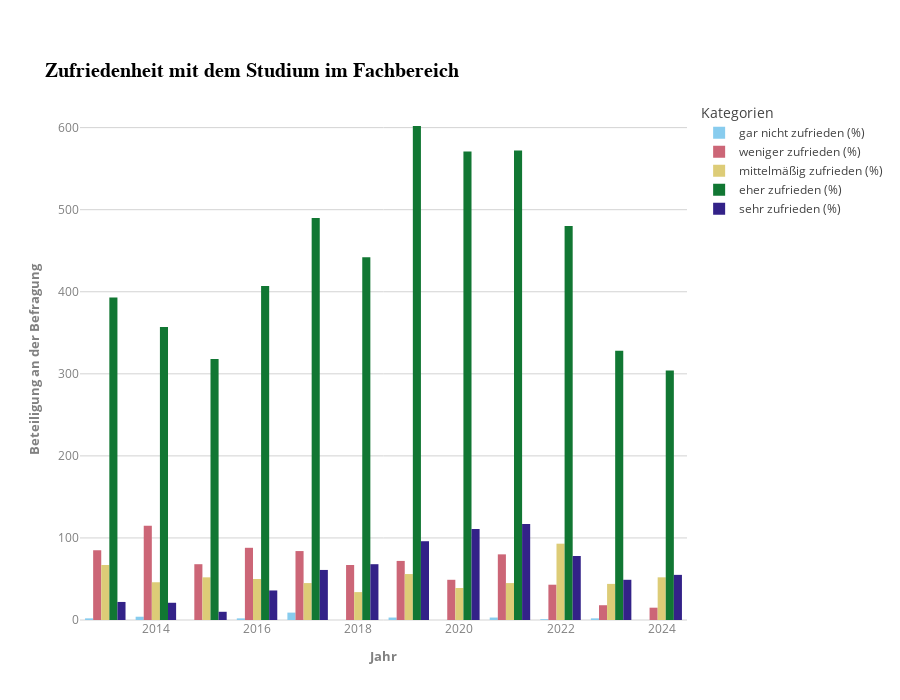

Write notebook code for a chart like this one.
### Code cell
category_order = [
    'gar nicht zufrieden (%)', 
    'weniger zufrieden (%)', 
    'mittelmäßig zufrieden (%)', 
    'eher zufrieden (%)', 
    'sehr zufrieden (%)'
]

# Stelle sicher, dass 'Category' eine kategorische Variable mit der richtigen Reihenfolge ist
df['Category'] = pd.Categorical(df['Category'], categories=category_order, ordered=True)

# Sortiere den DataFrame nach Jahr und Category
df = df.sort_values(by=['Jahr', 'Category'])

fig = px.bar(df, x="Jahr", 
             y="sum", 
             color="Category", 
             title="Zufriedenheit mit dem Studium im Fachbereich", 
             color_discrete_sequence=px.colors.qualitative.Safe, 
             template="infoviz",
             barmode="group", 
             
             labels={
                 'Jahr': 'Jahr', 
                 'sum': 'Beteiligung an der Befragung',
                 'Category': 'Kategorien'
             })
fig.update_layout(height=700)
fig.show()

### Figure 1 — Plotly figure (JSON) as saved in the notebook; plotly's stock layout.template omitted (floating-point values rounded to 4 significant figures)
{"data": [{"alignmentgroup": "True", "hovertemplate": "Kategorien=gar nicht zufrieden (%)<br>Jahr=%{x}<br>Beteiligung an der Befragung=%{y}<extra></extra>", "legendgroup": "gar nicht zufrieden (%)", "marker": {"color": "rgb(136, 204, 238)", "pattern": {"shape": ""}}, "name": "gar nicht zufrieden (%)", "offsetgroup": "gar nicht zufrieden (%)", "orientation": "v", "showlegend": true, "textposition": "auto", "type": "bar", "x": ["2013", "2014", "2015", "2016", "2017", "2018", "2019", "2020", "2021", "2022", "2023", "2024"], "xaxis": "x", "y": [2.0, 4.0, 0.0, 2.0, 9.0, 0.0, 3.0, 0.0, 3.0, 1.0, 2.0, 0.0], "yaxis": "y"}, {"alignmentgroup": "True", "hovertemplate": "Kategorien=weniger zufrieden (%)<br>Jahr=%{x}<br>Beteiligung an der Befragung=%{y}<extra></extra>", "legendgroup": "weniger zufrieden (%)", "marker": {"color": "rgb(204, 102, 119)", "pattern": {"shape": ""}}, "name": "weniger zufrieden (%)", "offsetgroup": "weniger zufrieden (%)", "orientation": "v", "showlegend": true, "textposition": "auto", "type": "bar", "x": ["2013", "2014", "2015", "2016", "2017", "2018", "2019", "2020", "2021", "2022", "2023", "2024"], "xaxis": "x", "y": [85.0, 115.0, 68.0, 88.0, 84.0, 67.0, 72.0, 49.0, 80.0, 43.0, 18.0, 15.0], "yaxis": "y"}, {"alignmentgroup": "True", "hovertemplate": "Kategorien=mittelmäßig zufrieden (%)<br>Jahr=%{x}<br>Beteiligung an der Befragung=%{y}<extra></extra>", "legendgroup": "mittelmäßig zufrieden (%)", "marker": {"color": "rgb(221, 204, 119)", "pattern": {"shape": ""}}, "name": "mittelmäßig zufrieden (%)", "offsetgroup": "mittelmäßig zufrieden (%)", "orientation": "v", "showlegend": true, "textposition": "auto", "type": "bar", "x": ["2013", "2014", "2015", "2016", "2017", "2018", "2019", "2020", "2021", "2022", "2023", "2024"], "xaxis": "x", "y": [67.0, 46.0, 52.0, 50.0, 45.0, 34.0, 56.0, 39.0, 45.0, 93.0, 44.0, 52.0], "yaxis": "y"}, {"alignmentgroup": "True", "hovertemplate": "Kategorien=eher zufrieden (%)<br>Jahr=%{x}<br>Beteiligung an der Befragung=%{y}<extra></extra>", "legendgroup": "eher zufrieden (%)", "marker": {"color": "rgb(17, 119, 51)", "pattern": {"shape": ""}}, "name": "eher zufrieden (%)", "offsetgroup": "eher zufrieden (%)", "orientation": "v", "showlegend": true, "textposition": "auto", "type": "bar", "x": ["2013", "2014", "2015", "2016", "2017", "2018", "2019", "2020", "2021", "2022", "2023", "2024"], "xaxis": "x", "y": [393.0, 357.0, 318.0, 407.0, 490.0, 442.0, 602.0, 571.0, 572.0, 480.0, 328.0, 304.0], "yaxis": "y"}, {"alignmentgroup": "True", "hovertemplate": "Kategorien=sehr zufrieden (%)<br>Jahr=%{x}<br>Beteiligung an der Befragung=%{y}<extra></extra>", "legendgroup": "sehr zufrieden (%)", "marker": {"color": "rgb(51, 34, 136)", "pattern": {"shape": ""}}, "name": "sehr zufrieden (%)", "offsetgroup": "sehr zufrieden (%)", "orientation": "v", "showlegend": true, "textposition": "auto", "type": "bar", "x": ["2013", "2014", "2015", "2016", "2017", "2018", "2019", "2020", "2021", "2022", "2023", "2024"], "xaxis": "x", "y": [22.0, 21.0, 10.0, 36.0, 61.0, 68.0, 96.0, 111.0, 117.0, 78.0, 49.0, 55.0], "yaxis": "y"}], "layout": {"barmode": "group", "height": 700, "legend": {"title": {"text": "Kategorien"}, "tracegroupgap": 0}, "title": {"text": "Zufriedenheit mit dem Studium im Fachbereich"}, "xaxis": {"anchor": "y", "domain": [0, 1], "title": {"text": "Jahr"}}, "yaxis": {"anchor": "x", "domain": [0, 1], "title": {"text": "Beteiligung an der Befragung"}}}}
